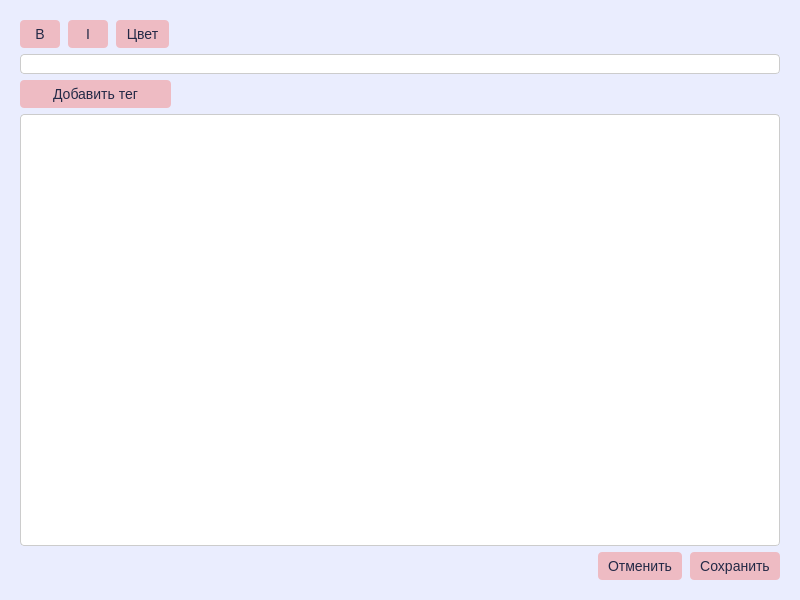
<?xml version="1.0" encoding="UTF-8"?>
<ui version="4.0">
 <class>Dialog</class>
 <widget class="QDialog" name="Dialog">
  <property name="geometry">
   <rect>
    <x>0</x>
    <y>0</y>
    <width>800</width>
    <height>600</height>
   </rect>
  </property>
  <property name="minimumSize">
   <size>
    <width>800</width>
    <height>600</height>
   </size>
  </property>
  <property name="windowTitle">
   <string>Dialog</string>
  </property>
  <property name="styleSheet">
   <string notr="true">
    background-color: #EAEDFE;
</string>
  </property>
  <layout class="QVBoxLayout" name="verticalLayout_2">
   <item>
    <widget class="QWidget" name="widget" native="true">
     <property name="sizePolicy">
      <sizepolicy hsizetype="Preferred" vsizetype="Preferred">
       <horstretch>0</horstretch>
       <verstretch>0</verstretch>
      </sizepolicy>
     </property>
     <property name="minimumSize">
      <size>
       <width>0</width>
       <height>0</height>
      </size>
     </property>
     <property name="styleSheet">
      <string notr="true"/>
     </property>
     <layout class="QVBoxLayout" name="verticalLayout">
      <item>
       <layout class="QHBoxLayout" name="horizontalLayout">
        <property name="spacing">
         <number>8</number>
        </property>
        <item>
         <widget class="QPushButton" name="boldButton">
          <property name="styleSheet">
           <string notr="true">QPushButton {
    background-color: #eebbc3;
    border-radius: 4px;
    width: 40px;
    height: 28px;
    color: #232946;
    font-size: 14px;
}

QPushButton:hover {
    background-color: #E6B4BC; 
}

QPushButton:pressed {
    background-color: #FFC9D2;
}</string>
          </property>
          <property name="text">
           <string>B</string>
          </property>
         </widget>
        </item>
        <item>
         <widget class="QPushButton" name="italicButton">
          <property name="styleSheet">
           <string notr="true">QPushButton {
    background-color: #eebbc3;
    border-radius: 4px;
    width: 40px;
    height: 28px;
    color: #232946;
    font-size: 14px;
}

QPushButton:hover {
    background-color: #E6B4BC; 
}

QPushButton:pressed {
    background-color: #FFC9D2;
}</string>
          </property>
          <property name="text">
           <string>I</string>
          </property>
         </widget>
        </item>
        <item>
         <widget class="QPushButton" name="colorButton">
          <property name="styleSheet">
           <string notr="true">QPushButton {
    background-color: #eebbc3;
    border-radius: 4px;
    padding-top: 6px;
    padding-right: 10px;
    padding-bottom: 6px;
    padding-left: 10px;
    color: #232946;
    font-size: 14px;
}

QPushButton:hover {
    background-color: #E6B4BC; 
}

QPushButton:pressed {
    background-color: #FFC9D2;
}</string>
          </property>
          <property name="text">
           <string>Цвет</string>
          </property>
         </widget>
        </item>
        <item>
         <spacer name="horizontalSpacer">
          <property name="orientation">
           <enum>Qt::Horizontal</enum>
          </property>
          <property name="sizeHint" stdset="0">
           <size>
            <width>40</width>
            <height>20</height>
           </size>
          </property>
         </spacer>
        </item>
       </layout>
      </item>
      <item>
       <widget class="QLineEdit" name="nameField">
        <property name="styleSheet">
         <string notr="true">background-color: white;
border-radius: 4px;
color: #232946;
font-size: 14px;
border: 1px solid #ccc;
</string>
        </property>
       </widget>
      </item>
      <item>
       <layout class="QHBoxLayout" name="horizontalLayout_3" stretch="20,80">
        <item>
         <widget class="QPushButton" name="addTagButton">
          <property name="styleSheet">
           <string notr="true">QPushButton {
    background-color: #eebbc3;
    border-radius: 4px;
    padding-top: 6px;
    padding-right: 10px;
    padding-bottom: 6px;
    padding-left: 10px;
    color: #232946;
    font-size: 14px;
}

QPushButton:hover {
    background-color: #E6B4BC; 
}

QPushButton:pressed {
    background-color: #FFC9D2;
}</string>
          </property>
          <property name="text">
           <string>Добавить тег</string>
          </property>
         </widget>
        </item>
        <item>
         <widget class="QLabel" name="tagLabel">
          <property name="text">
           <string/>
          </property>
         </widget>
        </item>
       </layout>
      </item>
      <item>
       <widget class="QTextEdit" name="contentField">
        <property name="styleSheet">
         <string notr="true">background-color: white;
border-radius: 4px;
color: #232946;
font-size: 14px;
border: 1px solid #ccc;
</string>
        </property>
       </widget>
      </item>
      <item>
       <layout class="QHBoxLayout" name="horizontalLayout_2">
        <property name="spacing">
         <number>8</number>
        </property>
        <item>
         <spacer name="horizontalSpacer_2">
          <property name="orientation">
           <enum>Qt::Horizontal</enum>
          </property>
          <property name="sizeHint" stdset="0">
           <size>
            <width>40</width>
            <height>20</height>
           </size>
          </property>
         </spacer>
        </item>
        <item>
         <widget class="QPushButton" name="canelButton">
          <property name="styleSheet">
           <string notr="true">QPushButton {
    background-color: #eebbc3;
    border-radius: 4px;
    padding-top: 6px;
    padding-right: 10px;
    padding-bottom: 6px;
    padding-left: 10px;
    color: #232946;
    font-size: 14px;
}

QPushButton:hover {
    background-color: #E6B4BC; 
}

QPushButton:pressed {
    background-color: #FFC9D2;
}</string>
          </property>
          <property name="text">
           <string>Отменить</string>
          </property>
         </widget>
        </item>
        <item>
         <widget class="QPushButton" name="saveButton">
          <property name="styleSheet">
           <string notr="true">QPushButton {
    background-color: #eebbc3;
    border-radius: 4px;
    padding-top: 6px;
    padding-right: 10px;
    padding-bottom: 6px;
    padding-left: 10px;
    color: #232946;
    font-size: 14px;
}

QPushButton:hover {
    background-color: #E6B4BC; 
}

QPushButton:pressed {
    background-color: #FFC9D2;
}</string>
          </property>
          <property name="text">
           <string>Сохранить</string>
          </property>
         </widget>
        </item>
       </layout>
      </item>
     </layout>
    </widget>
   </item>
  </layout>
 </widget>
 <resources/>
 <connections/>
</ui>
